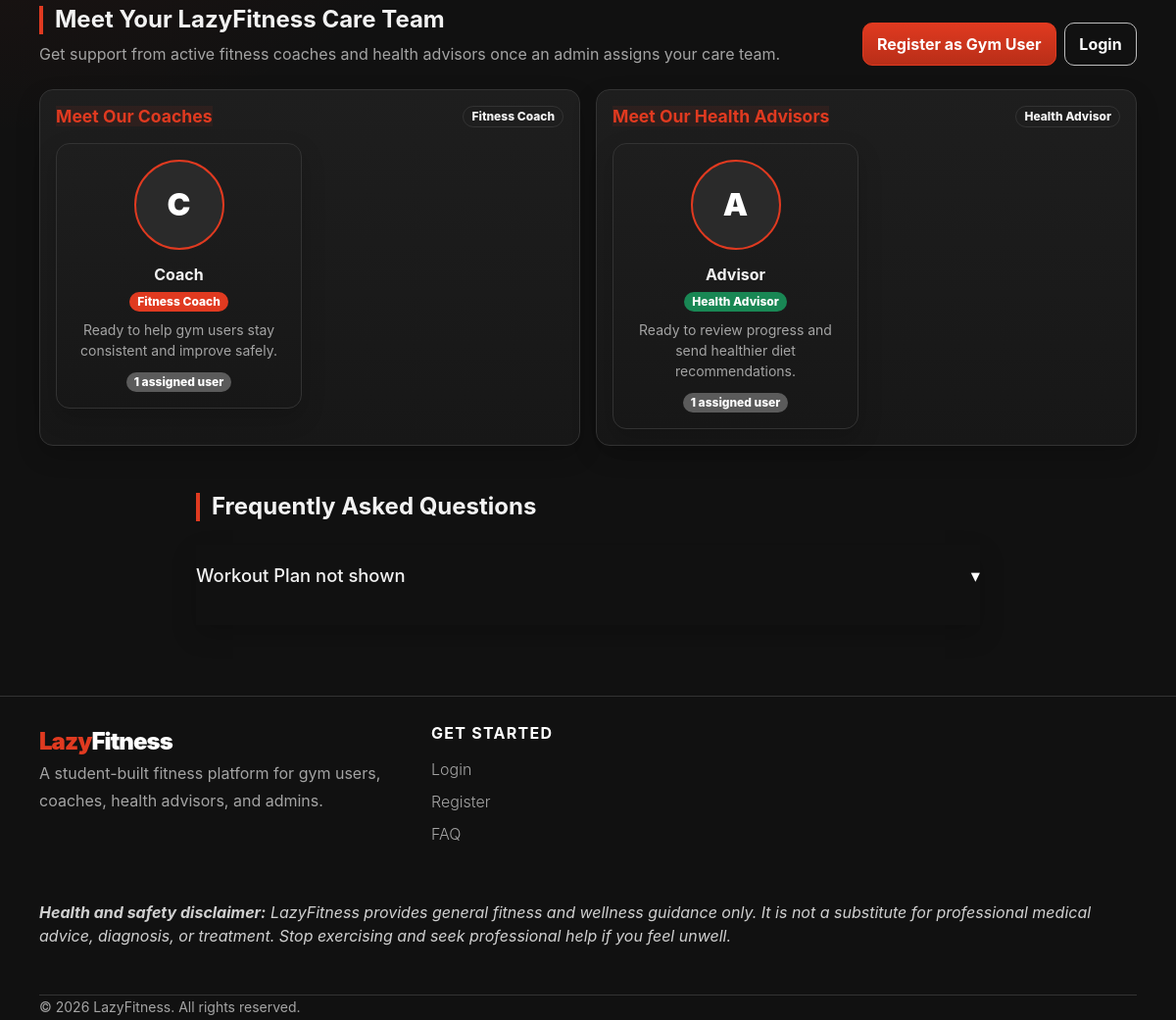
Before: / (lower part) with the older database file.
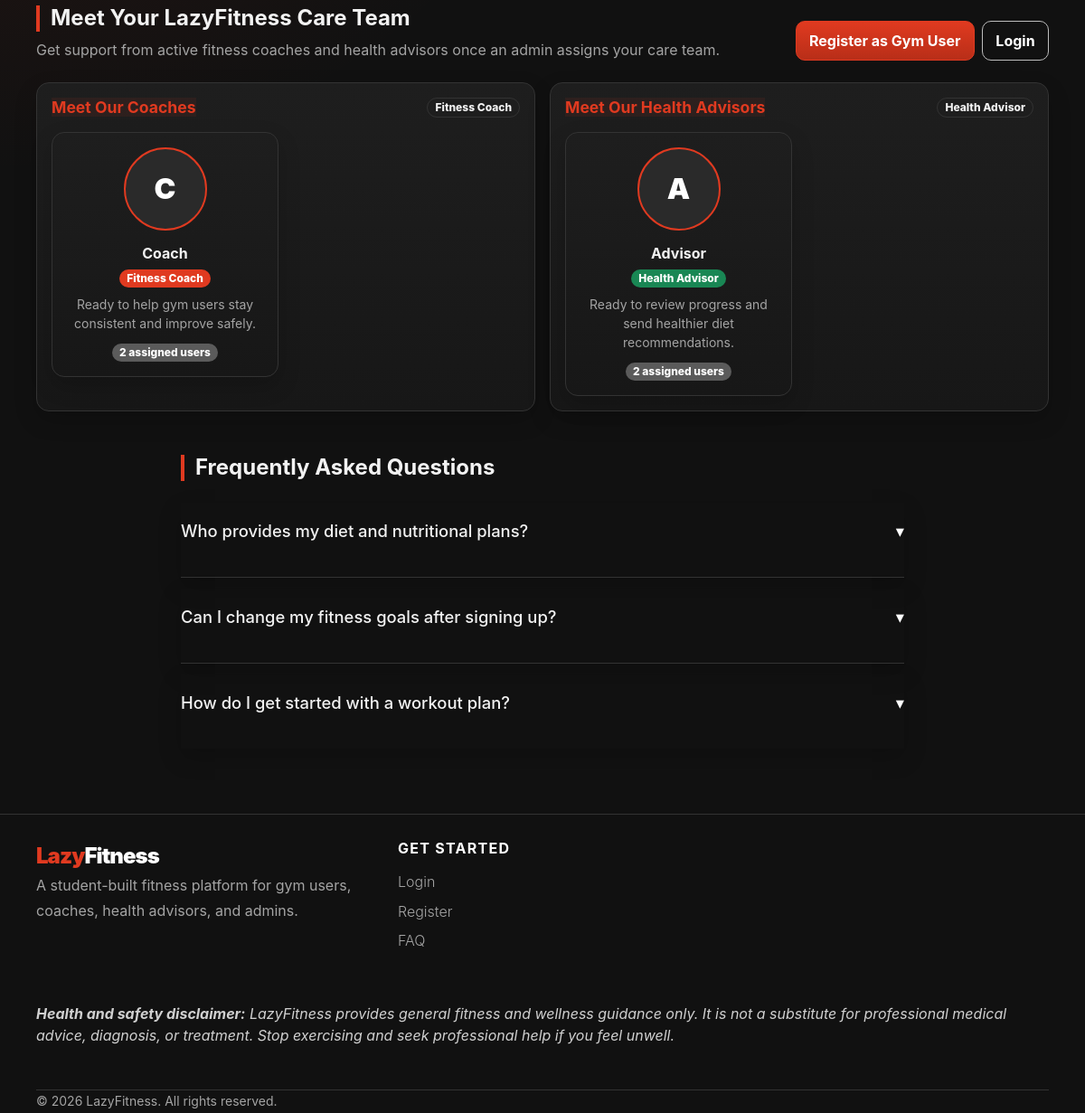
After: the same page with the newer database file.
### apps/coach/models.py (models this page shows, shortened)
class Coach(models.Model):
    user = models.OneToOneField(User, on_delete=models.CASCADE, primary_key=True)
    coach_name = models.CharField(max_length=255)
    specialty = models.CharField(
        max_length=120,
        blank=True,
        help_text='Public specialty shown on the Meet Our Coaches section.',
    )
    years_experience = models.PositiveIntegerField(
        null=True,
        blank=True,
        help_text='Optional years of coaching experience for the public team card.',
    )
    bio = models.TextField(
        blank=True,
        help_text='Short public bio shown to prospective gym users.',
    )

### apps/accounts/models.py (models this page shows, shortened)
class User(AbstractBaseUser, PermissionsMixin):
    ROLE_CHOICES = [
        ('gym_user',       'Gym User'),
        ('fitness_coach',  'Fitness Coach'),
        ('health_advisor', 'Health Advisor'),
        ('admin',          'Admin'),
    ]
    username_validator = RegexValidator(
        regex=r'^[\w.@+-]+$',
        message='Username may contain letters, numbers, and @/./+/-/_ characters only.',
    )
    username    = models.CharField(max_length=150, unique=True, validators=[username_validator])
    email       = models.EmailField(unique=True)
    profile_picture = models.ImageField(
        upload_to='profile_pictures/',
        blank=True,
        null=True,
        help_text='Optional profile picture used across LazyFitness.',
    )
    role        = models.CharField(max_length=20, choices=ROLE_CHOICES)
    is_active   = models.BooleanField(default=True)   # userStatus
    is_staff    = models.BooleanField(default=False)
    date_joined = models.DateTimeField(auto_now_add=True)
    USERNAME_FIELD  = 'username'
    REQUIRED_FIELDS = ['email', 'role']
    objects = UserManager()
    @property
    def display_name(self):
        profile_fields = [
            ('gymuser', 'user_name'),
            ('coach', 'coach_name'),
            ('healthadvisor', 'advisor_name'),
            ('adminprofile', 'admin_name'),
        ]
        for relation, field in profile_fields:
            try:
                profile = getattr(self, relation)
            except Exception:
                profile = None
            value = getattr(profile, field, '') if profile else ''
            if value:
                return value
        return self.username or self.email
    @property
    def avatar_initial(self):
        name = self.display_name or self.username or self.email or '?'
        return name.strip()[:1].upper()

### apps/health_advisor/models.py (models this page shows, shortened)
class HealthAdvisor(models.Model):
    user = models.OneToOneField(User, on_delete=models.CASCADE, primary_key=True)
    advisor_name = models.CharField(max_length=255)
    specialty = models.CharField(
        max_length=120,
        blank=True,
        help_text='Public specialty shown on the Meet Our Health Advisors section.',
    )
    years_experience = models.PositiveIntegerField(
        null=True,
        blank=True,
        help_text='Optional years of health advisory experience for the public team card.',
    )
    bio = models.TextField(blank=True, help_text='Short public bio shown to prospective gym users.')
    assigned_users = models.ManyToManyField('gym_user.GymUser', blank=True, related_name='health_advisors')

### apps/admin_panel/models.py (models this page shows, shortened)
class FAQ(models.Model):
    admin = models.ForeignKey(AdminProfile, on_delete=models.SET_NULL, null=True, related_name='faqs')
    question = models.CharField(max_length=500)
    answer = models.TextField()
    created_at = models.DateTimeField(auto_now_add=True)
    updated_at = models.DateTimeField(auto_now=True)

### lazyfitness/views.py (the view)
# urls.py: path('', views.landing, name='landing'),
def landing(request):
    context = get_public_care_team(limit=6)
    context['faqs'] = FAQ.objects.order_by('-updated_at')[:3]
    return render(request, 'shared/landing.html', context)

### lazyfitness/context_processors.py (called while the page is built, shortened)
def lazyfitness_counts(request):
    from lazyfitness.view_helpers import role_fallback_url
    user = getattr(request, 'user', None)
    fallback = role_fallback_url(user)
    if not user or not user.is_authenticated:
        return {'nav_unread_messages': 0, 'nav_unread_notifications': 0, 'nav_back_fallback': fallback}

### lazyfitness/public_team.py (called while the page is built)
def get_public_care_team(limit=6):
    from apps.coach.models import Coach
    from apps.health_advisor.models import HealthAdvisor
    coaches = (
        Coach.objects.select_related('user')
        .filter(user__is_active=True)
        .annotate(assigned_count=Count('assigned_gym_users', distinct=True))
        .order_by('coach_name')[:limit]
    )
    advisors = (
        HealthAdvisor.objects.select_related('user')
        .filter(user__is_active=True)
        .annotate(assigned_count=Count('assigned_gym_users', distinct=True))
        .order_by('advisor_name')[:limit]
    )
    return {
        'public_coaches': coaches,
        'public_advisors': advisors,
    }

### lazyfitness/view_helpers.py (called while the page is built, shortened)
def role_fallback_url(user):
    return reverse('landing')

### templates/shared/landing.html (shortened to what this page needs)
{% extends "shared/base.html" %}
{% block content %}
{% include 'shared/team_promo.html' %}
<section class="py-5" id="faq">
  <div class="mx-auto" style="max-width: 800px;">
    <div class="row mb-4">
      <div class="col-12 d-flex flex-column flex-md-row align-items-start align-items-md-center justify-content-between gap-3">
        <h2 class="section-title mb-0">Frequently Asked Questions</h2>
      </div>
    </div>
    <div class="accordion" id="landingFaqAccordion">
      {% for faq in faqs %}
      <div class="accordion-item lf-faq-item mb-3">
        <h2 class="accordion-header">
          <button class="accordion-button collapsed" type="button" data-lf-toggle="collapse" data-lf-target="#landingFaq{{ faq.id }}">
            {{ faq.question }}
          </button>
        </h2>
      </div>
      {% empty %}
      <div class="card p-4 text-center text-secondary bg-transparent border-secondary">No FAQ entries yet.</div>
      {% endfor %}
    </div>
  </div>
</section>
{% endblock %}

### templates/shared/team_promo.html (shortened to what the changed rows need)
<section class="my-5" id="care-team">
  <div class="d-flex flex-column flex-lg-row justify-content-between align-items-lg-end gap-3 mb-4">
    <div>
      <h2 class="section-title mb-2">Meet Your LazyFitness Care Team</h2>
    </div>
  </div>
  <div class="row g-4">
    <div class="col-lg-6">
      <div class="card h-100 shadow-sm">
        <div class="card-body">
          {% if public_coaches %}
            <div class="row g-3">
              {% for coach in public_coaches %}
                <div class="col-md-6">
                  <div class="card h-100 border-secondary">
                    <div class="card-body text-center">
                      {% if coach.user.profile_picture %}
                        <img src="{{ coach.user.profile_picture.url }}" alt="{{ coach.coach_name }} profile picture" class="rounded-circle mb-3 team-avatar">
                      {% else %}
                        <div class="team-avatar-initial mx-auto mb-3">{{ coach.user.avatar_initial }}</div>
                      {% endif %}
                      <h4 class="h6 mb-1">{{ coach.coach_name }}</h4>
                      <span class="badge badge-accent mb-2">Fitness Coach</span>
                      {% if coach.bio %}
                        <p class="small text-secondary mb-2">{{ coach.bio|truncatechars:120 }}</p>
                      {% else %}
                        <p class="small text-secondary mb-2">Ready to help gym users stay consistent and improve safely.</p>
                      {% endif %}
                      <span class="badge text-bg-secondary">{{ coach.assigned_count|default:0 }} assigned user{{ coach.assigned_count|default:0|pluralize }}</span>
                    </div>
                  </div>
                </div>
              {% endfor %}
            </div>
          {% else %}
            <div class="text-center py-4 text-secondary">
              <div class="display-6">🏋️</div>
              <p class="mb-0">Our coaching team will be displayed here soon.</p>
            </div>
          {% endif %}
        </div>
      </div>
    </div>
    <div class="col-lg-6">
      <div class="card h-100 shadow-sm">
        <div class="card-body">
          {% if public_advisors %}
            <div class="row g-3">
              {% for advisor in public_advisors %}
                <div class="col-md-6">
                  <div class="card h-100 border-secondary">
                    <div class="card-body text-center">
                      {% if advisor.user.profile_picture %}
                        <img src="{{ advisor.user.profile_picture.url }}" alt="{{ advisor.advisor_name }} profile picture" class="rounded-circle mb-3 team-avatar">
                      {% else %}
                        <div class="team-avatar-initial mx-auto mb-3">{{ advisor.user.avatar_initial }}</div>
                      {% endif %}
                      <h4 class="h6 mb-1">{{ advisor.advisor_name }}</h4>
                      <span class="badge text-bg-success mb-2">Health Advisor</span>
                      {% if advisor.bio %}
                        <p class="small text-secondary mb-2">{{ advisor.bio|truncatechars:120 }}</p>
                      {% else %}
                        <p class="small text-secondary mb-2">Ready to review progress and send healthier diet recommendations.</p>
                      {% endif %}
                      <span class="badge text-bg-secondary">{{ advisor.assigned_count|default:0 }} assigned user{{ advisor.assigned_count|default:0|pluralize }}</span>
                    </div>
                  </div>
                </div>
              {% endfor %}
            </div>
          {% else %}
            <div class="text-center py-4 text-secondary">
              <div class="display-6">🥗</div>
              <p class="mb-0">Our health advisor team will be displayed here soon.</p>
            </div>
          {% endif %}
        </div>
      </div>
    </div>
  </div>
</section>

Changed rows visible on the page:
removed FAQ: question "Workout Plan not shown"
computed for Coach "Coach": assigned_count "1" → "2"
computed for HealthAdvisor "Advisor": assigned_count "1" → "2"
added FAQ: question "Who provides my diet and nutritional plans?"
added FAQ: question "Can I change my fitness goals after signing up?"
added FAQ: question "How do I get started with a workout plan?"
